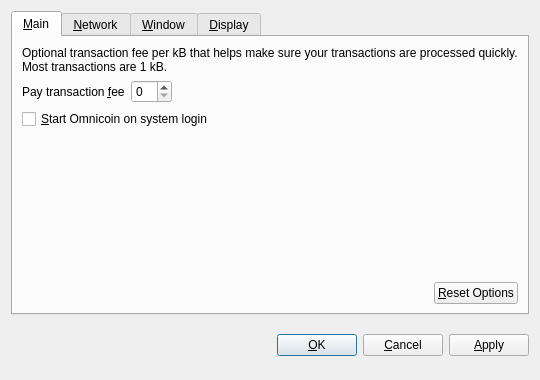
<?xml version="1.0" encoding="UTF-8"?>
<ui version="4.0">
 <class>OptionsDialog</class>
 <widget class="QDialog" name="OptionsDialog">
  <property name="geometry">
   <rect>
    <x>0</x>
    <y>0</y>
    <width>540</width>
    <height>380</height>
   </rect>
  </property>
  <property name="windowTitle">
   <string>Options</string>
  </property>
  <property name="modal">
   <bool>true</bool>
  </property>
  <layout class="QVBoxLayout" name="verticalLayout">
   <item>
    <widget class="QTabWidget" name="tabWidget">
     <property name="tabPosition">
      <enum>QTabWidget::North</enum>
     </property>
     <property name="currentIndex">
      <number>0</number>
     </property>
     <widget class="QWidget" name="tabMain">
      <attribute name="title">
       <string>&amp;Main</string>
      </attribute>
      <layout class="QVBoxLayout" name="verticalLayout_Main">
       <item>
        <widget class="QLabel" name="transactionFeeInfoLabel">
         <property name="text">
          <string>Optional transaction fee per kB that helps make sure your transactions are processed quickly. Most transactions are 1 kB.</string>
         </property>
         <property name="textFormat">
          <enum>Qt::PlainText</enum>
         </property>
         <property name="wordWrap">
          <bool>true</bool>
         </property>
        </widget>
       </item>
       <item>
        <layout class="QHBoxLayout" name="horizontalLayout_1_Main">
         <item>
          <widget class="QLabel" name="transactionFeeLabel">
           <property name="text">
            <string>Pay transaction &amp;fee</string>
           </property>
           <property name="textFormat">
            <enum>Qt::PlainText</enum>
           </property>
           <property name="buddy">
            <cstring>transactionFee</cstring>
           </property>
          </widget>
         </item>
         <item>
          <widget class="OmnicoinAmountField" name="transactionFee"/>
         </item>
         <item>
          <spacer name="horizontalSpacer_1_Main">
           <property name="orientation">
            <enum>Qt::Horizontal</enum>
           </property>
           <property name="sizeHint" stdset="0">
            <size>
             <width>40</width>
             <height>20</height>
            </size>
           </property>
          </spacer>
         </item>
        </layout>
       </item>
       <item>
        <widget class="QCheckBox" name="bitcoinAtStartup">
         <property name="toolTip">
          <string>Automatically start Omnicoin after logging in to the system.</string>
         </property>
         <property name="text">
          <string>&amp;Start Omnicoin on system login</string>
         </property>
        </widget>
       </item>
       <item>
        <spacer name="verticalSpacer_Main">
         <property name="orientation">
          <enum>Qt::Vertical</enum>
         </property>
         <property name="sizeHint" stdset="0">
          <size>
           <width>20</width>
           <height>40</height>
          </size>
         </property>
        </spacer>
       </item>
       <item>
        <layout class="QHBoxLayout" name="horizontalLayout_2_Main">
         <item>
          <spacer name="horizontalSpacer_2_Main">
           <property name="orientation">
            <enum>Qt::Horizontal</enum>
           </property>
           <property name="sizeHint" stdset="0">
            <size>
             <width>40</width>
             <height>20</height>
            </size>
           </property>
          </spacer>
         </item>
         <item>
          <widget class="QPushButton" name="resetButton">
           <property name="toolTip">
            <string>Reset all client options to default.</string>
           </property>
           <property name="text">
            <string>&amp;Reset Options</string>
           </property>
           <property name="autoDefault">
            <bool>false</bool>
           </property>
          </widget>
         </item>
        </layout>
       </item>
      </layout>
     </widget>
     <widget class="QWidget" name="tabNetwork">
      <attribute name="title">
       <string>&amp;Network</string>
      </attribute>
      <layout class="QVBoxLayout" name="verticalLayout_Network">
       <item>
        <widget class="QCheckBox" name="mapPortUpnp">
         <property name="toolTip">
          <string>Automatically open the Omnicoin client port on the router. This only works when your router supports UPnP and it is enabled.</string>
         </property>
         <property name="text">
          <string>Map port using &amp;UPnP</string>
         </property>
        </widget>
       </item>
       <item>
        <widget class="QCheckBox" name="connectSocks">
         <property name="toolTip">
          <string>Connect to the Omnicoin network through a SOCKS proxy (e.g. when connecting through Tor).</string>
         </property>
         <property name="text">
          <string>&amp;Connect through SOCKS proxy:</string>
         </property>
        </widget>
       </item>
       <item>
        <layout class="QHBoxLayout" name="horizontalLayout_Network">
         <item>
          <widget class="QLabel" name="proxyIpLabel">
           <property name="text">
            <string>Proxy &amp;IP:</string>
           </property>
           <property name="textFormat">
            <enum>Qt::PlainText</enum>
           </property>
           <property name="buddy">
            <cstring>proxyIp</cstring>
           </property>
          </widget>
         </item>
         <item>
          <widget class="QValidatedLineEdit" name="proxyIp">
           <property name="maximumSize">
            <size>
             <width>140</width>
             <height>16777215</height>
            </size>
           </property>
           <property name="toolTip">
            <string>IP address of the proxy (e.g. 127.0.0.1)</string>
           </property>
          </widget>
         </item>
         <item>
          <widget class="QLabel" name="proxyPortLabel">
           <property name="text">
            <string>&amp;Port:</string>
           </property>
           <property name="textFormat">
            <enum>Qt::PlainText</enum>
           </property>
           <property name="buddy">
            <cstring>proxyPort</cstring>
           </property>
          </widget>
         </item>
         <item>
          <widget class="QLineEdit" name="proxyPort">
           <property name="maximumSize">
            <size>
             <width>55</width>
             <height>16777215</height>
            </size>
           </property>
           <property name="toolTip">
            <string>Port of the proxy (e.g. 9050)</string>
           </property>
          </widget>
         </item>
         <item>
          <widget class="QLabel" name="socksVersionLabel">
           <property name="text">
            <string>SOCKS &amp;Version:</string>
           </property>
           <property name="textFormat">
            <enum>Qt::PlainText</enum>
           </property>
           <property name="buddy">
            <cstring>socksVersion</cstring>
           </property>
          </widget>
         </item>
         <item>
          <widget class="QValueComboBox" name="socksVersion">
           <property name="toolTip">
            <string>SOCKS version of the proxy (e.g. 5)</string>
           </property>
          </widget>
         </item>
         <item>
          <spacer name="horizontalSpacer_Network">
           <property name="orientation">
            <enum>Qt::Horizontal</enum>
           </property>
           <property name="sizeHint" stdset="0">
            <size>
             <width>40</width>
             <height>20</height>
            </size>
           </property>
          </spacer>
         </item>
        </layout>
       </item>
       <item>
        <spacer name="verticalSpacer_Network">
         <property name="orientation">
          <enum>Qt::Vertical</enum>
         </property>
         <property name="sizeHint" stdset="0">
          <size>
           <width>20</width>
           <height>40</height>
          </size>
         </property>
        </spacer>
       </item>
      </layout>
     </widget>
     <widget class="QWidget" name="tabWindow">
      <attribute name="title">
       <string>&amp;Window</string>
      </attribute>
      <layout class="QVBoxLayout" name="verticalLayout_Window">
       <item>
        <widget class="QCheckBox" name="minimizeToTray">
         <property name="toolTip">
          <string>Show only a tray icon after minimizing the window.</string>
         </property>
         <property name="text">
          <string>&amp;Minimize to the tray instead of the taskbar</string>
         </property>
        </widget>
       </item>
       <item>
        <widget class="QCheckBox" name="minimizeOnClose">
         <property name="toolTip">
          <string>Minimize instead of exit the application when the window is closed. When this option is enabled, the application will be closed only after selecting Quit in the menu.</string>
         </property>
         <property name="text">
          <string>M&amp;inimize on close</string>
         </property>
        </widget>
       </item>
       <item>
        <spacer name="verticalSpacer_Window">
         <property name="orientation">
          <enum>Qt::Vertical</enum>
         </property>
         <property name="sizeHint" stdset="0">
          <size>
           <width>20</width>
           <height>40</height>
          </size>
         </property>
        </spacer>
       </item>
      </layout>
     </widget>
     <widget class="QWidget" name="tabDisplay">
      <attribute name="title">
       <string>&amp;Display</string>
      </attribute>
      <layout class="QVBoxLayout" name="verticalLayout_Display">
       <item>
        <layout class="QHBoxLayout" name="horizontalLayout_1_Display">
         <item>
          <widget class="QLabel" name="langLabel">
           <property name="text">
            <string>User Interface &amp;language:</string>
           </property>
           <property name="textFormat">
            <enum>Qt::PlainText</enum>
           </property>
           <property name="buddy">
            <cstring>lang</cstring>
           </property>
          </widget>
         </item>
         <item>
          <widget class="QValueComboBox" name="lang">
           <property name="toolTip">
            <string>The user interface language can be set here. This setting will take effect after restarting Omnicoin.</string>
           </property>
          </widget>
         </item>
        </layout>
       </item>
       <item>
        <layout class="QHBoxLayout" name="horizontalLayout_2_Display">
         <item>
          <widget class="QLabel" name="unitLabel">
           <property name="text">
            <string>&amp;Unit to show amounts in:</string>
           </property>
           <property name="textFormat">
            <enum>Qt::PlainText</enum>
           </property>
           <property name="buddy">
            <cstring>unit</cstring>
           </property>
          </widget>
         </item>
         <item>
          <widget class="QValueComboBox" name="unit">
           <property name="toolTip">
            <string>Choose the default subdivision unit to show in the interface and when sending coins.</string>
           </property>
          </widget>
         </item>
        </layout>
       </item>
       <item>
        <widget class="QCheckBox" name="displayAddresses">
         <property name="toolTip">
          <string>Whether to show Omnicoin addresses in the transaction list or not.</string>
         </property>
         <property name="text">
          <string>&amp;Display addresses in transaction list</string>
         </property>
        </widget>
       </item>
       <item>
        <spacer name="verticalSpacer_Display">
         <property name="orientation">
          <enum>Qt::Vertical</enum>
         </property>
         <property name="sizeHint" stdset="0">
          <size>
           <width>20</width>
           <height>40</height>
          </size>
         </property>
        </spacer>
       </item>
      </layout>
     </widget>
    </widget>
   </item>
   <item>
    <layout class="QHBoxLayout" name="horizontalLayout_Buttons">
     <item>
      <spacer name="horizontalSpacer_1">
       <property name="orientation">
        <enum>Qt::Horizontal</enum>
       </property>
       <property name="sizeHint" stdset="0">
        <size>
         <width>40</width>
         <height>48</height>
        </size>
       </property>
      </spacer>
     </item>
     <item>
      <widget class="QLabel" name="statusLabel">
       <property name="font">
        <font>
         <weight>75</weight>
         <bold>true</bold>
        </font>
       </property>
       <property name="text">
        <string/>
       </property>
       <property name="textFormat">
        <enum>Qt::PlainText</enum>
       </property>
       <property name="wordWrap">
        <bool>true</bool>
       </property>
      </widget>
     </item>
     <item>
      <spacer name="horizontalSpacer_2">
       <property name="orientation">
        <enum>Qt::Horizontal</enum>
       </property>
       <property name="sizeHint" stdset="0">
        <size>
         <width>40</width>
         <height>48</height>
        </size>
       </property>
      </spacer>
     </item>
     <item>
      <widget class="QPushButton" name="okButton">
       <property name="text">
        <string>&amp;OK</string>
       </property>
      </widget>
     </item>
     <item>
      <widget class="QPushButton" name="cancelButton">
       <property name="text">
        <string>&amp;Cancel</string>
       </property>
       <property name="autoDefault">
        <bool>false</bool>
       </property>
      </widget>
     </item>
     <item>
      <widget class="QPushButton" name="applyButton">
       <property name="text">
        <string>&amp;Apply</string>
       </property>
       <property name="autoDefault">
        <bool>false</bool>
       </property>
      </widget>
     </item>
    </layout>
   </item>
  </layout>
 </widget>
 <customwidgets>
  <customwidget>
   <class>OmnicoinAmountField</class>
   <extends>QSpinBox</extends>
   <header>bitcoinamountfield.h</header>
  </customwidget>
  <customwidget>
   <class>QValueComboBox</class>
   <extends>QComboBox</extends>
   <header>qvaluecombobox.h</header>
  </customwidget>
  <customwidget>
   <class>QValidatedLineEdit</class>
   <extends>QLineEdit</extends>
   <header>qvalidatedlineedit.h</header>
  </customwidget>
 </customwidgets>
 <resources/>
 <connections/>
</ui>
